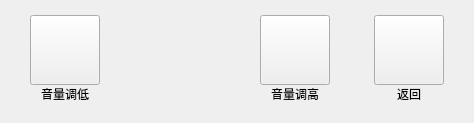
       <widget class="QWidget" name="controlVoicePage">
        <layout class="QHBoxLayout" name="horizontalLayout_16">
         <property name="spacing">
          <number>44</number>
         </property>
         <property name="leftMargin">
          <number>30</number>
         </property>
         <property name="topMargin">
          <number>15</number>
         </property>
         <property name="rightMargin">
          <number>30</number>
         </property>
         <property name="bottomMargin">
          <number>20</number>
         </property>
         <item>
          <layout class="QHBoxLayout" name="horizontalLayout_15">
           <property name="spacing">
            <number>20</number>
           </property>
           <item>
            <layout class="QVBoxLayout" name="verticalLayout_41">
             <property name="spacing">
              <number>0</number>
             </property>
             <item>
              <widget class="QPushButton" name="voiceMinusBtn">
               <property name="minimumSize">
                <size>
                 <width>70</width>
                 <height>70</height>
                </size>
               </property>
               <property name="maximumSize">
                <size>
                 <width>70</width>
                 <height>70</height>
                </size>
               </property>
               <property name="text">
                <string/>
               </property>
               <property name="autoRepeatDelay">
                <number>500</number>
               </property>
               <property name="autoRepeatInterval">
                <number>200</number>
               </property>
              </widget>
             </item>
             <item>
              <widget class="QLabel" name="voiceMinusBtnLabel">
               <property name="maximumSize">
                <size>
                 <width>70</width>
                 <height>16777215</height>
                </size>
               </property>
               <property name="text">
                <string>音量调低</string>
               </property>
               <property name="alignment">
                <set>Qt::AlignCenter</set>
               </property>
              </widget>
             </item>
            </layout>
           </item>
           <item>
            <layout class="QVBoxLayout" name="verticalLayout_45">
             <property name="spacing">
              <number>0</number>
             </property>
             <item>
              <spacer name="verticalSpacer_5">
               <property name="orientation">
                <enum>Qt::Vertical</enum>
               </property>
               <property name="sizeHint" stdset="0">
                <size>
                 <width>20</width>
                 <height>18</height>
                </size>
               </property>
              </spacer>
             </item>
             <item>
              <widget class="QLabel" name="voiceLabel">
               <property name="minimumSize">
                <size>
                 <width>120</width>
                 <height>10</height>
                </size>
               </property>
               <property name="text">
                <string/>
               </property>
              </widget>
             </item>
             <item>
              <spacer name="verticalSpacer_6">
               <property name="orientation">
                <enum>Qt::Vertical</enum>
               </property>
               <property name="sizeHint" stdset="0">
                <size>
                 <width>20</width>
                 <height>18</height>
                </size>
               </property>
              </spacer>
             </item>
            </layout>
           </item>
           <item>
            <layout class="QVBoxLayout" name="verticalLayout_42">
             <property name="spacing">
              <number>0</number>
             </property>
             <item>
              <widget class="QPushButton" name="voicePlusBtn">
               <property name="minimumSize">
                <size>
                 <width>70</width>
                 <height>70</height>
                </size>
               </property>
               <property name="maximumSize">
                <size>
                 <width>70</width>
                 <height>70</height>
                </size>
               </property>
               <property name="text">
                <string/>
               </property>
               <property name="autoRepeatDelay">
                <number>500</number>
               </property>
               <property name="autoRepeatInterval">
                <number>200</number>
               </property>
              </widget>
             </item>
             <item>
              <widget class="QLabel" name="voicePlusBtnLabel">
               <property name="maximumSize">
                <size>
                 <width>70</width>
                 <height>16777215</height>
                </size>
               </property>
               <property name="text">
                <string>音量调高</string>
               </property>
               <property name="alignment">
                <set>Qt::AlignCenter</set>
               </property>
              </widget>
             </item>
            </layout>
           </item>
          </layout>
         </item>
         <item>
          <layout class="QVBoxLayout" name="verticalLayout_43">
           <property name="spacing">
            <number>0</number>
           </property>
           <item>
            <widget class="QPushButton" name="voiceBackBtn">
             <property name="minimumSize">
              <size>
               <width>70</width>
               <height>70</height>
              </size>
             </property>
             <property name="maximumSize">
              <size>
               <width>70</width>
               <height>70</height>
              </size>
             </property>
             <property name="text">
              <string/>
             </property>
             <property name="autoRepeatDelay">
              <number>500</number>
             </property>
             <property name="autoRepeatInterval">
              <number>200</number>
             </property>
            </widget>
           </item>
           <item>
            <widget class="QLabel" name="voiceBackBtnLabel">
             <property name="maximumSize">
              <size>
               <width>70</width>
               <height>16777215</height>
              </size>
             </property>
             <property name="text">
              <string>返回</string>
             </property>
             <property name="alignment">
              <set>Qt::AlignCenter</set>
             </property>
            </widget>
           </item>
          </layout>
         </item>
        </layout>
       </widget>
